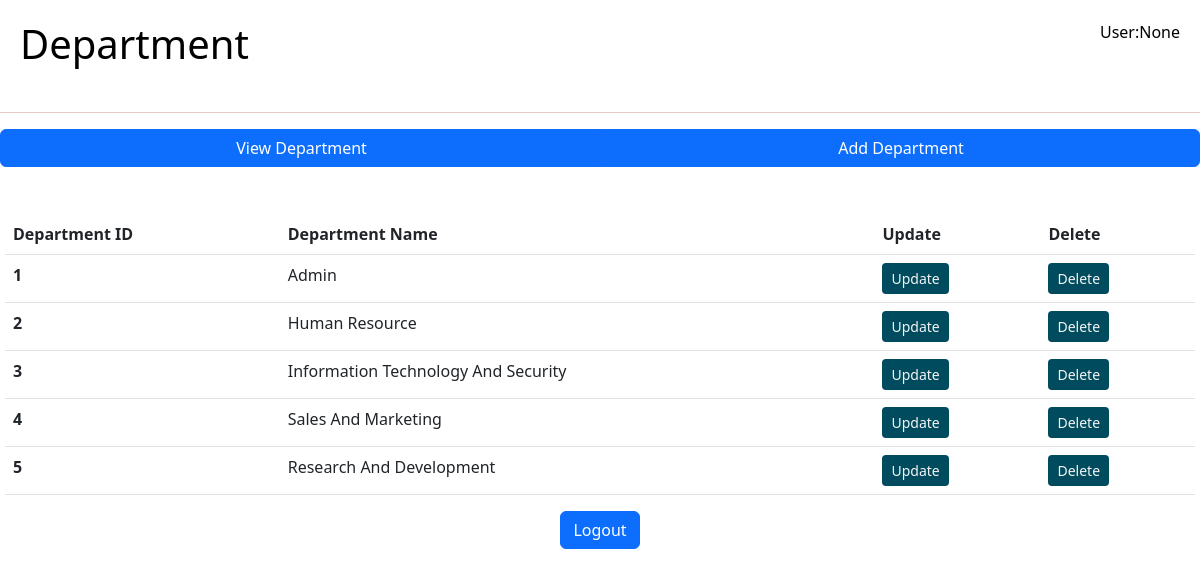
Screenshot of /department with the database file from the repository.
### tables this page shows
CREATE TABLE department(deptId INTEGER,
deptName TEXT NOT NULL,
PRIMARY KEY(deptId)
);

### main.py (the view)
@app.route("/department",methods=['GET'])
def department():
    current_user=get_current_user()
    db=get_database()
    dept_cur=db.execute('SELECT deptId,deptName FROM department')
    dept_data=dept_cur.fetchall()
    return render_template("department.html",dept_data=dept_data,current_user=current_user)

### database.py (called while the page is built)
def connect_to_db():
    sql=sqlite3.connect("C:/Users/ADITHYA GS/OneDrive/Documents/Programs/employeeManagementSystem1/employeeDB.db")
    sql.row_factory=sqlite3.Row
    return sql

def get_database():
    if not hasattr(g,'employeeDB_var'):
        g.employeeDB_var=connect_to_db()
    return g.employeeDB_var

### main.py (called while the page is built)
@app.teardown_appcontext
def close_database(error):
    if hasattr(g,'crudapplication_db'):
        g.crudapplication_db.close()

def get_current_user():
    user=None
    if 'user' in session:
        user=session['user']
        db=get_database()
        user_cur=db.execute('SELECT * FROM employee WHERE empName = ?',[user])
        user=user_cur.fetchone()
        return user['empName']
    return user

### templates/department.html (shortened to what this page needs)
<!DOCTYPE html>
<html lang="en">
<head>
    <link rel="stylesheet" href="{{ url_for('static',filename='department.css') }}" type="text/css">
    <link href="https://cdn.jsdelivr.net/npm/bootstrap@5.3.0/dist/css/bootstrap.min.css" rel="stylesheet">
</head>
<body>
    <div class="main_department">
        <div class="heading_department">
            <h1>Department</h1>
            <p>User:{{ current_user }}</p>
        </div>
        <hr style="color: brown;">
        <div class="btn-group">
            <a href="/viewDepartment" class="btn btn-primary">View Department</a>
            <a href="/add_dept" class="btn btn-primary">Add Department</a>
        </div>
        <div class="department_table">
            <div class="table-responsive-lg caption-top" style="color: white;margin: 5px;">
                <caption><h3>List of all Departments</h3></caption>
                <table class="table" style="color:rgb(223, 232, 232);">
                    <thead>
                        <tr>
                          <th scope="col">Department ID</th>
                          <th scope="col">Department Name</th>
                          <th scope="col">Update</th>
                          <th scope="col">Delete</th>
                        </tr>
                    </thead>
                    <tbody>
                        {% for dept in dept_data %}
                        <tr>
                          <th scope="row">{{ dept['deptId'] }}</th>
                          <td>{{ dept['deptName'] }}</td>
                          <td><a class="btn btn-sm" style="background-color:rgb(0, 75, 93); color:whitesmoke;" href="{{ url_for('updateDept',deptId=dept['deptId']) }}">Update</a></td>
                          <td><a class="btn btn-sm" style="background-color:rgb(0, 75, 93); color:whitesmoke;" href="{{ url_for('deleteDept',deptId=dept['deptId']) }}">Delete</a></td>
                        </tr>
                        {% endfor %}
                    </tbody>
                </table>
            </div>
        </div>
        <div class="logoutButton">
            <a href="{{ url_for('logout') }}" class="btn btn-primary" font-size: 15px;">Logout</a></div>
        </div>
</body>
</html>

### static/department.css (style rules this page uses)
html,body { height:100%; background: white; }
.main_department { display: flex; flex-direction: column; height: 100vh; background: white; }
.heading_department { display: flex; align-content: center; justify-content: space-between; margin: 20px; color: black; }
.logoutButton { display: flex; justify-content: center; }

### rows the page displays
department: deptId "1", deptName "Admin"
department: deptId "2", deptName "Human Resource"
department: deptId "3", deptName "Information Technology And Security"
department: deptId "4", deptName "Sales And Marketing"
department: deptId "5", deptName "Research And Development"

### other values shown
{{ current_user }} "None"
